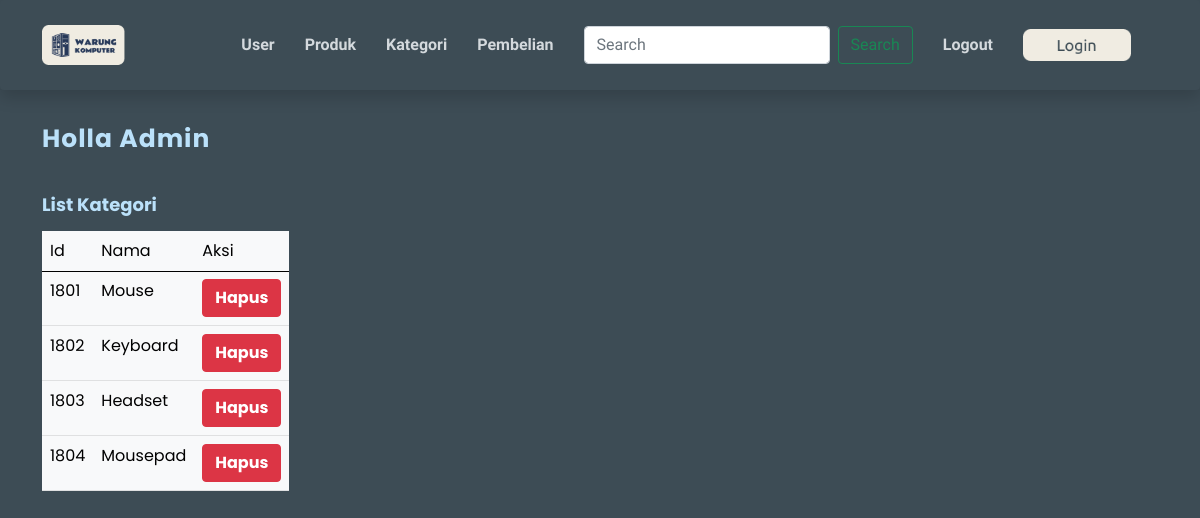
Screenshot of /kategoriadmin.php with the database file from the repository.
### tables this page shows
CREATE TABLE `kategori` (
  `id_kategori` int(11) NOT NULL,
  `nama_kategori` varchar(45) NOT NULL
);

### conf.php (called while the page is built)
<?php
$db_host = "localhost";
$db_user = "root";
$db_password = "";
$db_name = "tubes_rpl";
?>

### includes/DB.class.php (called while the page is built, shortened)
<?php
class DB{
	var $db_host = '';
	var $db_user = '';
	var $db_password = '';
	var $db_name = '';
	var $db_link = '';
	var $result = 0;
	function DB($db_host='', $db_user='', $db_password='', $db_name=''){
		$this->db_host = $db_host;
		$this->db_user = $db_user;
		$this->db_password = $db_password;
		$this->db_name = $db_name;
	}
	function open(){
		$this->db_link = mysqli_connect($this->db_host, $this->db_user, $this->db_password, $this->db_name);
	}
	function execute($query=""){
		$this->result = mysqli_query($this->db_link, $query);
		return $this->result;
	}
	function getResult(){
		return mysqli_fetch_array($this->result);
	}
}
 ?>

### includes/Kategori.class.php (called while the page is built)
<?php
class Kategori extends DB{
	function getKategori(){
		$query = "SELECT * FROM kategori";
		return $this->execute($query);
	}
}
?>

### kategoriadmin.php (the view, shortened to what this page needs)
<?php
include("conf.php");
include("includes/DB.class.php");
include("includes/Kategori.class.php");
$okategori = new Kategori($db_host, $db_user, $db_password, $db_name);
$okategori->open();
$data = null;
if(isset($_SESSION['id'])){
    $data .= '<a class="nav-link scrollto" href="#">
    ' . $_SESSION['uname'] . '
    </a>';
}
else{
    $data .= '<a class="nav-link scrollto" href="login.php"><img src="templates/img/login.png" alt="" width="80%" height="80%"></a>';
}
$okategori->getKategori();
$tabel = null;
while (list($id, $nama) = $okategori->getResult()) {
    $tabel .= "<tr>
    <td>" . $id . "</td>
    <td>" . $nama . "</td>
    <td>
    <button class='btn btn-danger'><a href='index.php?id_hapus=" . $id . "' style='color: white; font-weight: bold;'>Hapus</a></button>
    </td>
    </tr>";
}

### templates/css/style.css (style rules this page uses)
body { background-color: #3D4C55; font-family: Poppins; }
.header { background-color: #3D4C55; transition: all 0.5s; z-index: 997; padding: 20px 0; }
.header .logo { line-height: 0; }
.header .logo img { max-height: 40px; margin-right: 6px; }
.navbar { padding: 0; font-family: Ubuntu; }
.navbar ul { margin: 0; padding: 0; display: flex; list-style: none; align-items: center; }
.navbar li { position: relative; }
.navbar a { display: flex; align-items: center; justify-content: space-between; padding: 10px 0 10px 30px; font-size: 16px; font-weight: 700; color: #d4d9dd; white-space: nowrap; transition: 0.3s; }
section { padding: 60px 0; overflow: hidden; }
.section-header2 { text-align: left; padding: 40px 0; }
.section-header2 h2 { font-size: 25px; letter-spacing: 1px; font-weight: 700; margin: 0; color: #BBE1FA; }
.main h3 { color: black; font-weight: 700; font-size: 18px; margin-bottom: 15px; }
.main a { text-decoration: none; }

### rows the page displays
kategori: id_kategori "1801", nama_kategori "Mouse"
kategori: id_kategori "1802", nama_kategori "Keyboard"
kategori: id_kategori "1803", nama_kategori "Headset"
kategori: id_kategori "1804", nama_kategori "Mousepad"
